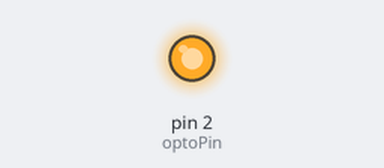
Recording of a sketch running on a simulated Arduino Uno, built with avr-gcc and run on an emulated ATmega328P. Shown: output pins drawn as LEDs (lit = HIGH).

Above: at 1.5 s.
At 4.5 s:
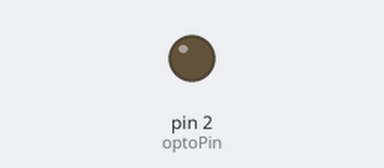
Timing chart, 0 to 7.8 s (numbered marks = the images above):
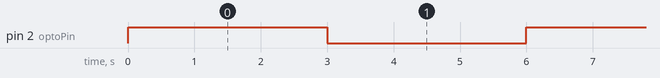

Measured:
- by itself, pin 2 (optoPin): alternates HIGH for 3.0 s and LOW for 3.0 s

The sketch:

Hacking_Buttons.ino
```cpp
// Name a constant
const int optoPin = 2;

void setup() {
  // Configure the pin direction
  pinMode(optoPin, OUTPUT);
}

void loop() {
  // Pull the pin high and low
  digitalWrite(optoPin, HIGH);
  delay(3000);
  digitalWrite(optoPin, LOW);
  delay(3000);
}
```
